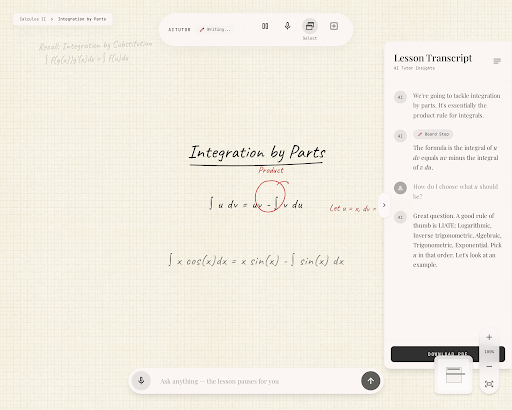
#> input picture design/live-lesson-stitch.png, 512 x 410 px; its folder holds only this picture in this run
$ python -i render.py   (imports and definitions only)
#> lines starting #> are read from the running program, lines starting #| are printed output that depends on the picture
#> further down, picture is the input picture: shape (410, 512, 3); mean B, G, R 228, 238.3, 243.1
"""Render German text into a handwritten-looking page using extracted glyphs.

Supports markup for math notation:
  ~~text~~        — underlined header
  [M]a,b;c,d[/M]  — 2x2 matrix (cells by `,`, rows by `;`)
  [F]num|den[/F]  — fraction
  [S]lo|up[/S]    — sum with lower/upper limits (Σ)
  [B]text[/B]     — box around content
  Unicode subscripts ₀₁₂₃₄₅₆₇₈₉₊₋₌ᵢⱼₖₙₘ — rendered small below baseline
"""
import json, os, random, math, re
from PIL import Image, ImageDraw, ImageFilter
import numpy as np
import cv2

from charset import (
    FALLBACKS, SUPERSCRIPT_MAP, SUBSCRIPT_MAP,
)


def elastic_warp(img, magnitude=1.8, grid=10):
    """Apply a small smooth random displacement to make each glyph instance unique."""
#> called with magnitude = 1.8, grid = 10
    arr = np.array(img)
    h, w = arr.shape[:2]
#> h = 410; w = 512
    if h < 4 or w < 4:
        return img
    gh = max(2, h // grid)
#> gh = 41
    gw = max(2, w // grid)
#> gw = 51
    dx = np.random.uniform(-magnitude, magnitude, (gh, gw)).astype(np.float32)
    dy = np.random.uniform(-magnitude, magnitude, (gh, gw)).astype(np.float32)
    dx = cv2.resize(dx, (w, h), interpolation=cv2.INTER_CUBIC)
    dy = cv2.resize(dy, (w, h), interpolation=cv2.INTER_CUBIC)
    xx, yy = np.meshgrid(np.arange(w, dtype=np.float32),
                         np.arange(h, dtype=np.float32))
    map_x = (xx + dx).astype(np.float32)
    map_y = (yy + dy).astype(np.float32)
    warped = cv2.remap(arr, map_x, map_y, cv2.INTER_LINEAR,
                       borderMode=cv2.BORDER_CONSTANT, borderValue=(0, 0, 0, 0))
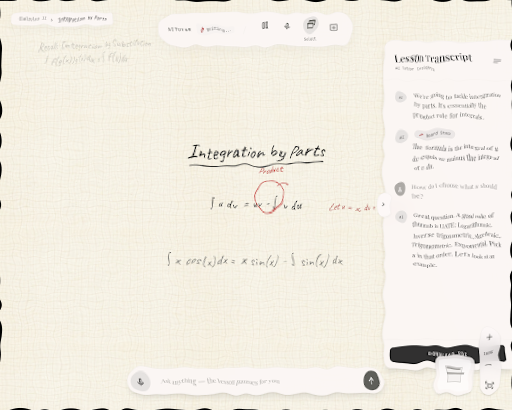
#> warped: shape (410, 512, 3); mean B, G, R 227, 237.3, 242
    return Image.fromarray(warped)


# [9 lines left out: function shear_warp, not called in this run]


INK_RGB = (15, 70, 180)  # iPad / Apple Pencil blue
RED_INK = (200, 30, 30)  # for signature in top-right corner
AA_SS = 3  # super-sampling factor for anti-aliased line drawing


# [50 lines left out: functions aa_line, recolor_to_blue, not called in this run]


_GLYPH_CACHE = None


# [24 lines left out: function load_glyphs, not called in this run]


CONNECTABLE = set('abcdefghijklmnopqrstuvwxyzäöü')
# Letters whose pen lifts (closed shape or descender) — these usually don't connect to the next letter
NO_RIGHT_CONNECT = set('bdgjopqysz')
# Letters that don't naturally accept a connection from the left
NO_LEFT_CONNECT = set('iv')


# [57 lines left out: functions find_pen_point, draw_connector, not called in this run]


# Characters that pick_glyph failed to resolve during the current render.
# Inspect/clear via get_dropped_chars() / clear_dropped_chars().
_DROPPED_CHARS = {}


def get_dropped_chars():
    return dict(_DROPPED_CHARS)


def clear_dropped_chars():
    _DROPPED_CHARS.clear()


# [44 lines left out: function pick_glyph, not called in this run]


# ---------- Tokenization ----------
TOKEN_RE = re.compile(r'\[(M|F|S|B|T|X|V|H|R|D|U|I|G|DRAW)\](.*?)\[/\1\]', re.DOTALL)


# [265 lines left out: functions _split_unescaped, tokenize, render_text_chunk, render_inline, not called in this run]


# ---------- Block renderers (matrix, fraction, sum, box) ----------
INK = (*INK_RGB, 245)


# [889 lines left out: functions _ink_jit, render_matrix, render_fraction, render_sum, _hand_segment, _hand_line and 17 more, not called in this run]


def apply_scan_effects(img):
    """iPad output — no scan effects. The page is digitally pristine."""
    return img.convert('RGB')


# ---------- Main render ----------
# [369 lines left out: functions render_pages, draw_signature, render_to_pdf, not called in this run]


# [8 lines not run here, left out]

>>> import cv2
>>> picture = cv2.imread('../design/live-lesson-stitch.png')
>>> result = elastic_warp(picture)
